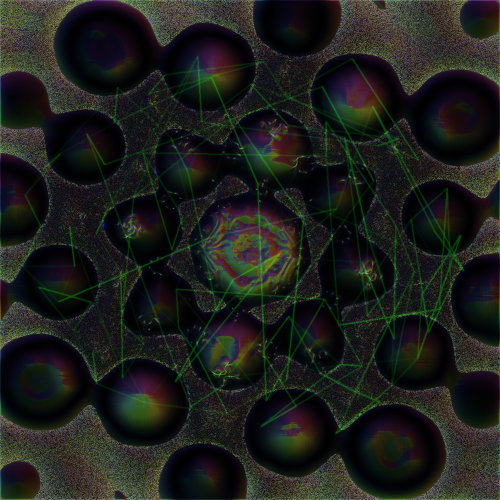
%> input picture Yehoshua&System_Gradient_integration_20260717_050758_430.png, 1000 x 1000 px (shown at 1/2 size); its folder holds 4 pictures in this run
$ octave CALC1_SYMBOL_FIELD_EMBED_TEST_V1.m   (GNU Octave 9; MATLAB toolbox functions it lacks are replaced by stand-ins)
%> lines starting %> are read from the running program, lines starting %| are printed output that depends on the picture; in (x1, y1, x2, y2) boxes, pixels count from 0 and x2, y2 are one past the last pixel; in counts of white or black regions, pixels touching at a corner belong together; the program's own positions count from 1
%% CALC1_SYMBOL_FIELD_EMBED_TEST_V1.m
% First experiment:
% Embed human mathematical Calculus-1 symbols into images,
% while measuring whether the original visual field is preserved.
%
% Main equation:
%   H(x,y) = (1-alpha*M(x,y))*C(x,y) + alpha*M(x,y)*S(x,y)
%
% Use:
%   Put this .m file in a clean folder with 3-10 PNG/JPG images.
%   Run:
%       CALC1_SYMBOL_FIELD_EMBED_TEST_V1

clear; clc; close all;

fprintf("CALC1_SYMBOL_FIELD_EMBED_TEST_V1\n");
fprintf("================================\n\n");

outDir = "1111_CALC1_SYMBOL_FIELD_TEST";
if ~exist(outDir, "dir")
    mkdir(outDir);
end

alphaList = [0.18 0.28 0.38];
targetCount = 6;
canvasSize = 900;
symbolScale = 0.16;
rng(7);

symbolBlocks = {
    'f(x)', ...
    'f''(x)=lim_{\Deltax\to0} [f(x+\Deltax)-f(x)]/\Deltax', ...
    '\int_a^b f(x)\,dx', ...
    'T_n(x)=\sum_{k=0}^n f^{(k)}(a)(x-a)^k/k!', ...
    '\frac{dy}{dx}', ...
    '\lim_{x\to a} f(x)=L', ...
    'x,\ f,\ a,\ b,\ c,\ +='
};

imgFiles = [dir("*.png"); dir("*.jpg"); dir("*.jpeg"); dir("*.tif"); dir("*.tiff")];

keep = true(numel(imgFiles),1);
for i = 1:numel(imgFiles)
    n = string(imgFiles(i).name);
    if startsWith(n, "1111_") || startsWith(n, "2222_") || contains(n, "CONTACT", "IgnoreCase", true)
        keep(i) = false;
    end
end
imgFiles = imgFiles(keep);

if isempty(imgFiles)
    error("No input images found. Put PNG/JPG images in the same folder and run again.");
end

[~, order] = sort([imgFiles.bytes], "descend");
imgFiles = imgFiles(order);
imgFiles = imgFiles(1:min(targetCount, numel(imgFiles)));

fprintf("Found %d input images.\n", numel(imgFiles));

resultRows = {};
row = 0;

for idx = 1:numel(imgFiles)
    inName = string(imgFiles(idx).name);
    fprintf("\n[%d/%d] %s\n", idx, numel(imgFiles), inName);

    C0 = imread(inName);
%> C0 is the input picture: size 1000x1000x3 uint8; mean R, G, B 29, 31, 27.2
    C = toRGBDouble(C0);
    C = resizeToCanvas(C, canvasSize);

    L = luminanceRGB(C);
    G = gradientMag(L);
    G = safeNorm01(G);

    salience = safeNorm01(0.55*G + 0.45*abs(L - median(L(:))));
    [cy, cx] = chooseEmbeddingCenter(salience, L);

    for aIdx = 1:numel(alphaList)
        alpha = alphaList(aIdx);
        sym = symbolBlocks{mod(idx + aIdx - 2, numel(symbolBlocks)) + 1};

        [S, M] = renderSymbolLayer(size(C,1), size(C,2), cx, cy, sym, symbolScale);
% [95 lines not run here, left out]
function C = toRGBDouble(A)
    A = im2double(A);
    if ndims(A) == 2
        C = repmat(A, [1 1 3]);
    elseif size(A,3) == 4
        alpha = A(:,:,4);
        rgb = A(:,:,1:3);
        bg = zeros(size(rgb));
        C = rgb.*alpha + bg.*(1-alpha);
    else
        C = A(:,:,1:3);
    end
    C = min(max(C,0),1);
end

function C2 = resizeToCanvas(C, canvasSize)
%> called with canvasSize = 900
    [h,w,~] = size(C);
    scale = canvasSize / max(h,w);
    newH = max(1, round(h*scale));
    newW = max(1, round(w*scale));
    Csmall = imresize(C, [newH newW]);

    C2 = zeros(canvasSize, canvasSize, 3);
    y0 = floor((canvasSize-newH)/2)+1;
    x0 = floor((canvasSize-newW)/2)+1;
    C2(y0:y0+newH-1, x0:x0+newW-1, :) = Csmall;
end

function L = luminanceRGB(C)
    L = 0.2126*C(:,:,1) + 0.7152*C(:,:,2) + 0.0722*C(:,:,3);
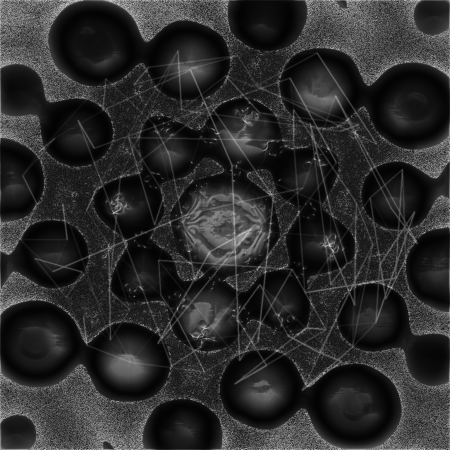
%> L: size 900x900 double (shown at 1/2 size); min -0.00926, max 0.74, mean 0.119; drawn with min black and max white
end

function G = gradientMag(L)
    kx = 0.5*[-1 0 1];
    ky = kx';
    Lx = conv2(L, kx, "same");
    Ly = conv2(L, ky, "same");
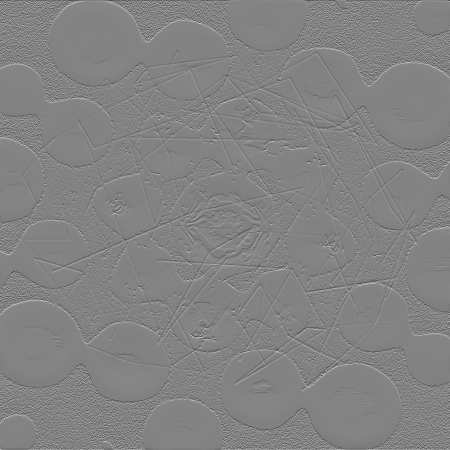
%> Ly: size 900x900 double (shown at 1/2 size); min -0.325, max 0.308, mean -1.61e-05; drawn with min black and max white
    G = sqrt(Lx.^2 + Ly.^2);
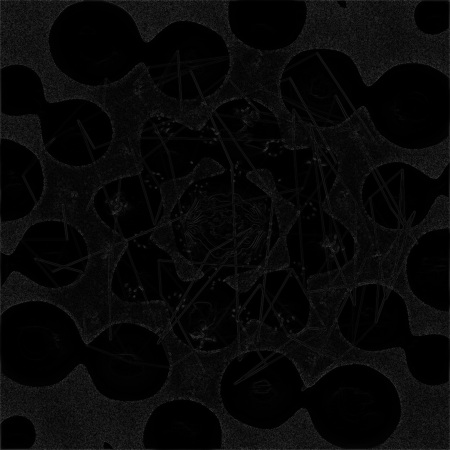
%> G: size 900x900 double (shown at 1/2 size); min 3.82e-06, max 0.383, mean 0.0326
end

function X = safeNorm01(X)
    X = double(X);
    mn = min(X(:));
%> mn = 3.82e-06
    mx = max(X(:));
%> mx = 0.383
    if mx > mn
        X = (X-mn)/(mx-mn);
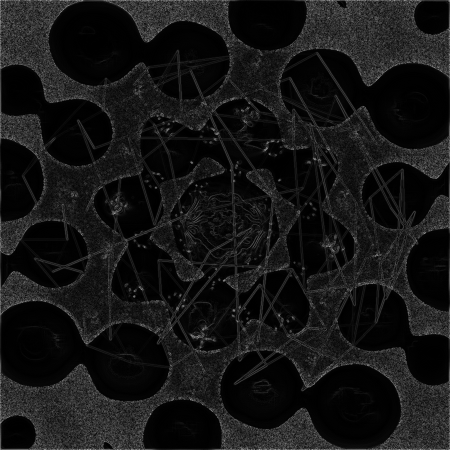
%> X: size 900x900 double (shown at 1/2 size); min 0, max 1, mean 0.0851
    else
        X = zeros(size(X));
    end
end

% [11 lines left out: function corrSafe, not called in this run]

function [cy,cx] = chooseEmbeddingCenter(salience, L)
    [h,w] = size(salience);
    margin = round(0.18*min(h,w));
    mask = false(h,w);
    mask(margin:h-margin, margin:w-margin) = true;
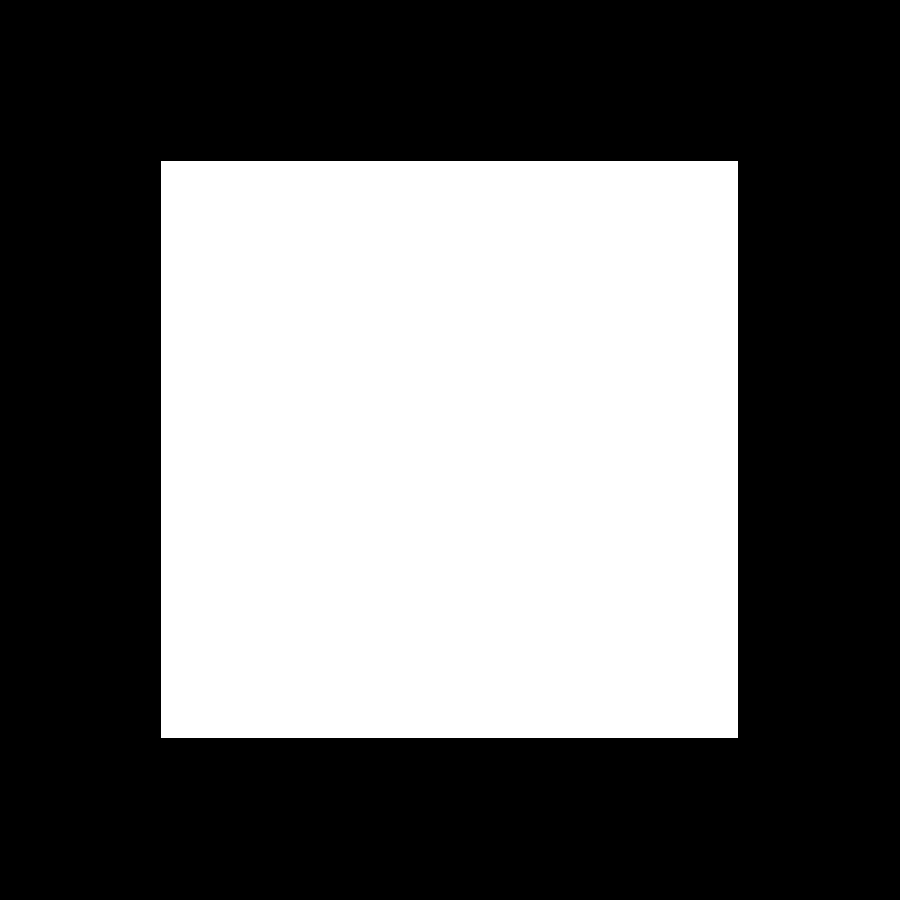
%> mask: size 900x900 logical; 41.1% white; 1 white region, box (x1, y1, x2, y2) and area: (161, 161, 738, 738) 332929

    s = salience;
    s(~mask) = 0;
    target = abs(s - 0.55);
    target(~mask) = Inf;

    valid = mask & L > 0.05 & L < 0.95;
%> valid: size 900x900 logical; 27.8% white; 76 white regions (61 under 20 px), largest, box (x1, y1, x2, y2) and area: (161, 161, 738, 738) 224075, (161, 713, 177, 738) 271, (722, 161, 738, 174) 146
    target(~valid) = Inf;
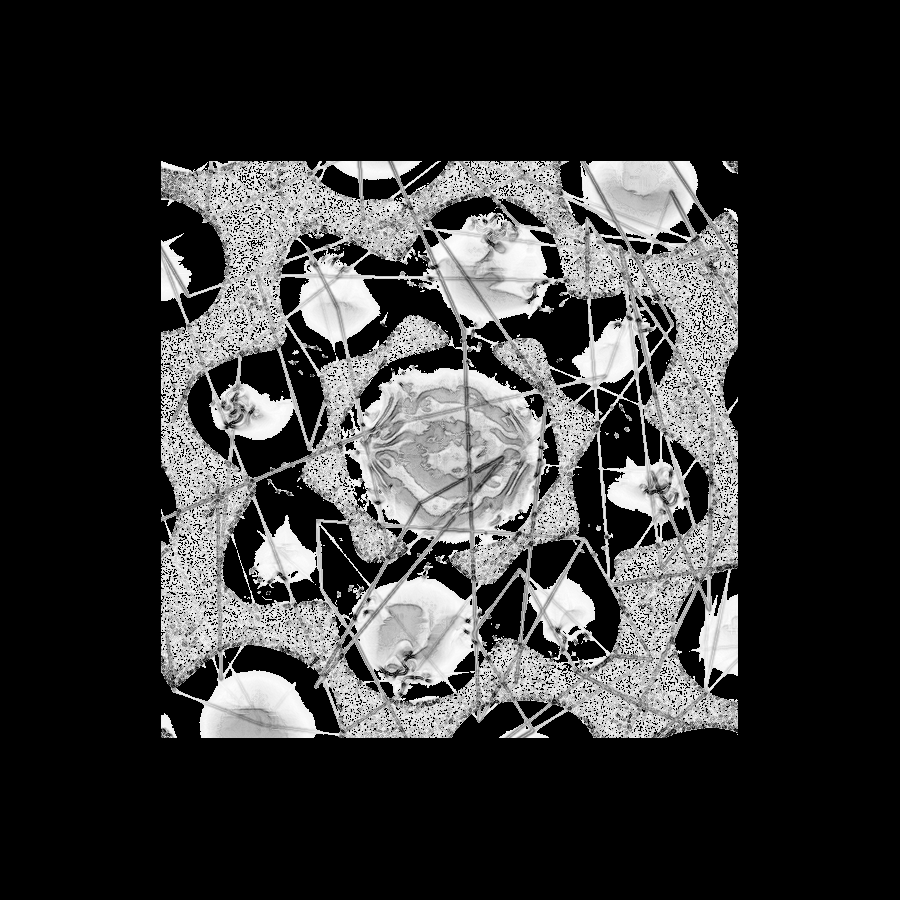
%> target: size 900x900 double; 72.2% of the values are NaN or infinite; the others: min 4.11e-05, max 0.55, mean 0.427; drawn with min black, max white, NaN and infinite black

    if all(isinf(target(:)))
        cx = round(w/2);
        cy = round(h/2);
        return;
    end

    [~, idx] = min(target(:));
%> idx = 503804
    [cy,cx] = ind2sub(size(target), idx);
%> cy = 704; cx = 560
%> `[cy, cx] = chooseEmbeddingCenter(salience, L);`: cy = 704; cx = 560
end

function [S, M] = renderSymbolLayer(h, w, cx, cy, sym, symbolScale)
    fig = figure("Visible","off", "Color", "black", "Position", [100 100 w h]);
    ax = axes(fig, "Position", [0 0 1 1]);
    axis(ax, [0 w 0 h]);
    axis(ax, "off");
    hold(ax, "on");

    fontSize = max(22, round(symbolScale * min(h,w)));
    text(ax, cx, h-cy, sym, ...
        "Color", "white", ...
        "FontSize", fontSize, ...
        "FontWeight", "bold", ...
        "HorizontalAlignment", "center", ...
        "VerticalAlignment", "middle", ...
        "Interpreter", "tex");

%> (the run ends here)

$ run again, on untitled1.png
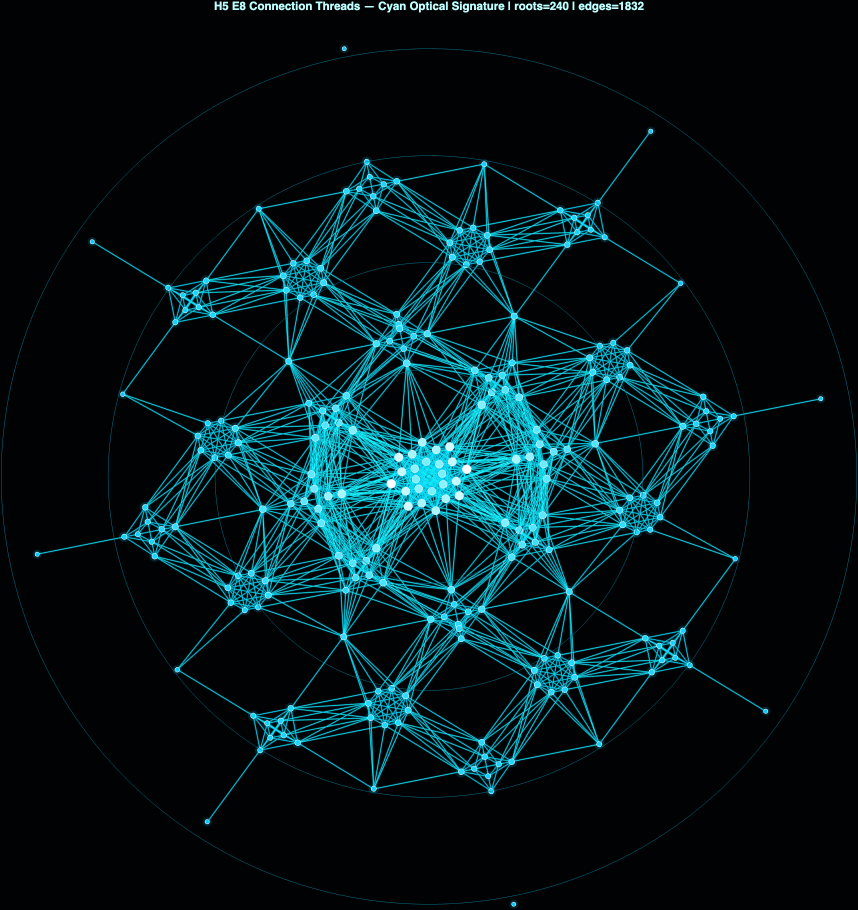
%> input picture untitled1.png, 1716 x 1820 px (shown at 1/2 size)
%> C0 is the input picture: size 1820x1716x3 uint8; mean R, G, B 3.5, 23, 26.5
%> mn = 0
%> mx = 0.705
%> mask: size 900x900 logical; 41.1% white; 1 white region, box (x1, y1, x2, y2) and area: (161, 161, 738, 738) 332929
%> s: size 900x900 double; min 0, max 0.853, mean 0.0628
%> in chooseEmbeddingCenter, `valid = mask & L > 0.05 & L < 0.95;`:
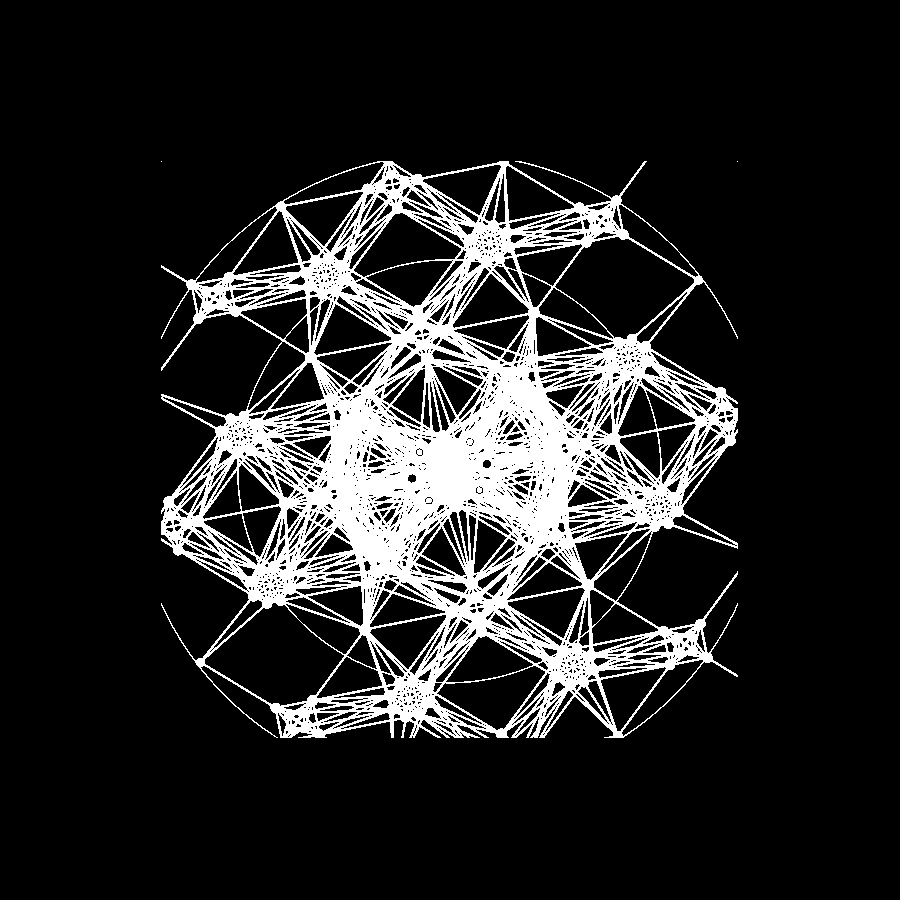
%> valid: size 900x900 logical; 14.9% white; 3 white regions (2 under 20 px), largest, box (x1, y1, x2, y2) and area: (161, 161, 738, 738) 120825
%> in chooseEmbeddingCenter, `target(~valid) = Inf;`:
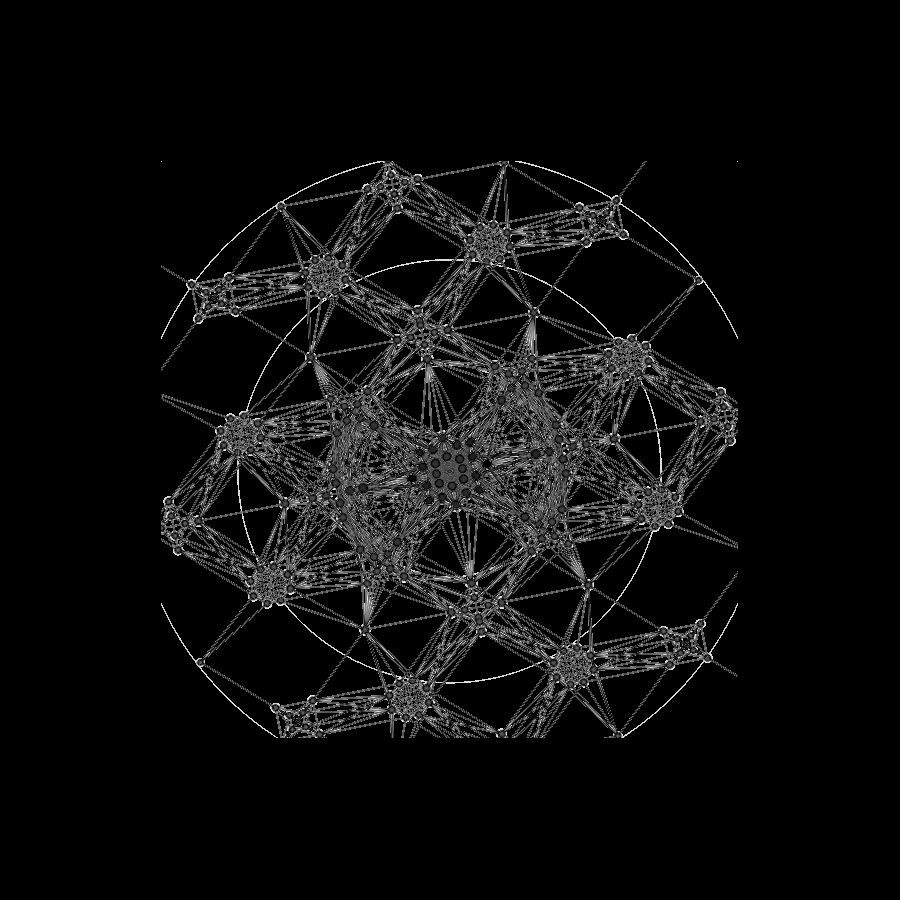
%> target: size 900x900 double; 85.08% of the values are NaN or infinite; the others: min 1.25e-05, max 0.523, mean 0.175; drawn with min black, max white, NaN and infinite black
%> idx = 326429
%> in chooseEmbeddingCenter, `[cy,cx] = ind2sub(size(target), idx);`: cy = 629; cx = 363
%> `[cy, cx] = chooseEmbeddingCenter(salience, L);`: cy = 629; cx = 363
